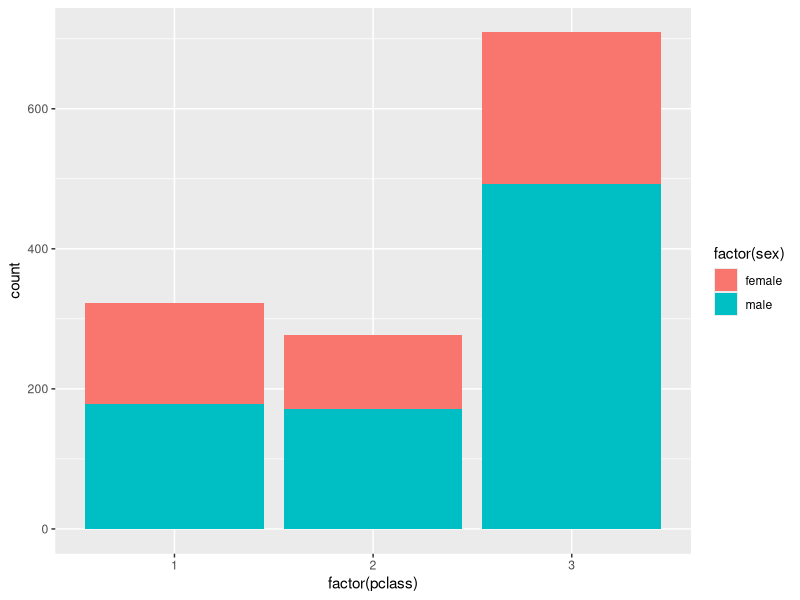
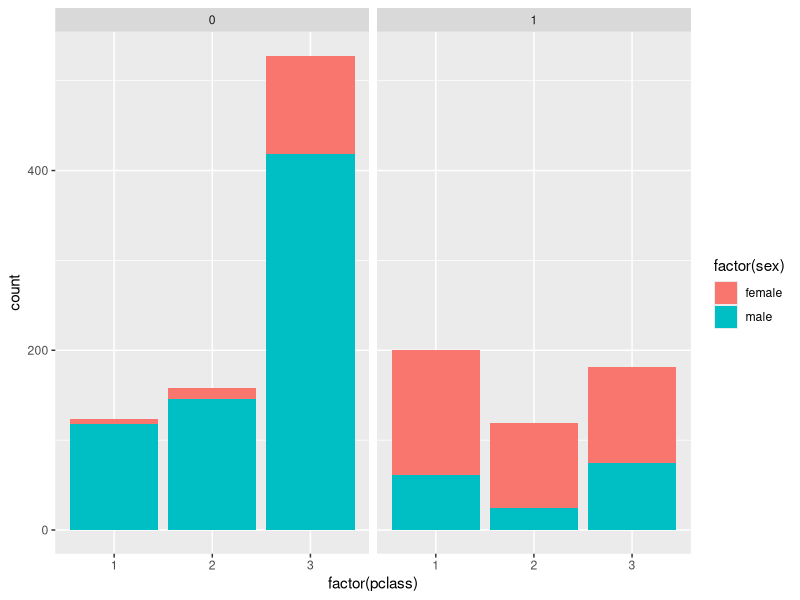
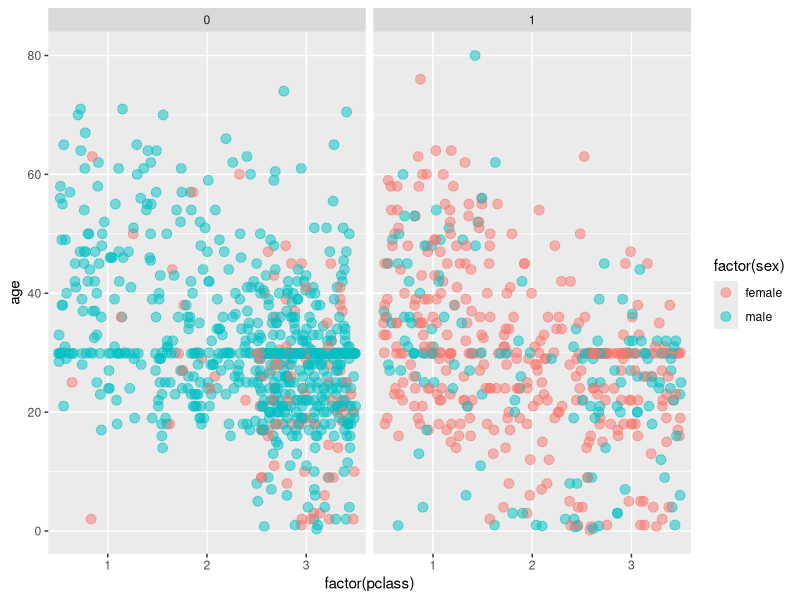

R code for these plots, in order:
## ---- chunk 1
knitr::opts_chunk$set(cache=TRUE)
## ---- chunk 2

library(ggplot2)
titanic <- read.csv("titanic.csv")

## ---- chunk 3

# Use ggplot() for the first instruction
ggplot(titanic, aes(x = factor(pclass), fill = factor(sex))) + 
  geom_bar()

## ---- chunk 4

# Use ggplot() for the second instruction
ggplot(titanic, aes(x = factor(pclass), fill = factor(sex))) + 
  geom_bar() + 
  facet_grid(".~ survived")

## ---- chunk 5

# Position jitter (use below)
posn.j <- position_jitter(0.5, 0)

# Use ggplot() for the last instruction
ggplot(titanic, aes(x = factor(pclass), y = age, col = factor(sex))) + 
  geom_jitter(size = 3, alpha = 0.5, position = posn.j) +
  facet_grid(".~ survived")

